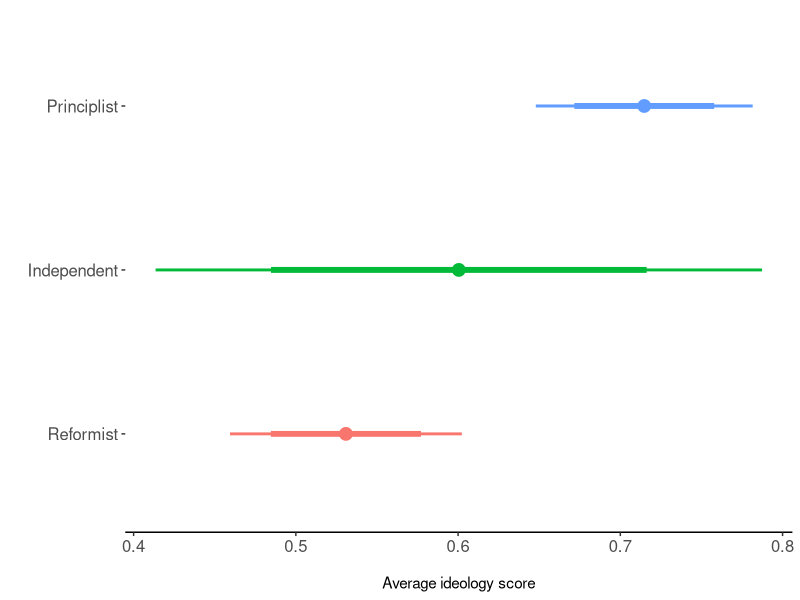

Recreate this plot in R.
#===============================================================================
# App01-figureA1.R
# Purpose: To replicate Figure A1 in Appendix A, where we show the average
#          ideology score attributed to Reformist-Independent-Principlist
#          politicians.
# Article: The Geopolitics of Deplatforming: A Study of Suspensions of 
#          Politically-Interested Iranian Accounts on Twitter.
# Authors: Mehdi Zamani & Andreu Casas
# Journal: Political Communication
#===============================================================================

# PACKAGES
#===============================================================================
library(dplyr)
library(ggplot2)

# DATA
#===============================================================================
# - dataset with ideology scores estiamted for elites
elite_ideo <- read.csv("./data/elite-accounts-ideo-scores.csv")

# - dataset with info re political affiliation of the political elites
elite_aff <- read.csv("./data/elite-twitter-handles.csv")

# MAIN
#===============================================================================
# - merge the two datasets
elite_aff <- elite_aff %>%
  mutate(twitter = gsub("@", "", tolower(Twitter.handle)))

db <- left_join(elite_ideo, elite_aff)

# - standardize ideo score between 0 and 1; select only the elites for which
#   we have clear information about their political affiliation; and calcualte
#   average ideology
range01 <- function(x){(x-min(x))/(max(x)-min(x))}
outdb <- db %>%
  rename(affiliation = `Political.affiliation`) %>%
  mutate(affiliation = dplyr::recode(affiliation,
                                     `Centrist` = "Independent",
                                     `Conservative` = "Principlist")) %>%
  filter(affiliation != "",
         affiliation %in% c("Principlist",
                            "Independent",
                            "Reformist")) %>%
  mutate(pe_std = range01(pe)) %>%
  group_by(affiliation) %>%
  summarise(n = n(),
            avg = mean(pe_std),
            lwr80 = t.test(pe_std, conf.level = .8)$conf.int[[1]],
            upr80 = t.test(pe_std, conf.level = .8)$conf.int[[2]],
            lwr95 = t.test(pe_std, conf.level = .95)$conf.int[[1]],
            upr95 = t.test(pe_std, conf.level = .95)$conf.int[[2]]) %>%
  as.data.frame() %>%
  mutate(affiliation = factor(affiliation,
                              levels = c("Reformist", "Independent", "Principlist")))

# PLOT
#===============================================================================
pdf("./figures/figureA1.pdf", width = 8, height = 6)
ggplot(outdb,
       aes(x = affiliation, y = avg, color = affiliation)) +
  geom_segment(aes(x = affiliation, xend = affiliation,
                   y = lwr95, yend = upr95), size = 1) +
  geom_segment(aes(x = affiliation, xend = affiliation,
                   y = lwr80, yend = upr80), size = 2) +
  geom_point(size = 4) +
  coord_flip()  +
  scale_x_discrete("") +
  scale_y_continuous("\nAverage ideology score") +
  scale_color_discrete("", guide = FALSE) +
  theme(panel.background = element_blank(),
        panel.grid.major = element_line(linetype = "dotted"),
        axis.text = element_text(size = 12),
        axis.line.x = element_line())
dev.off()
